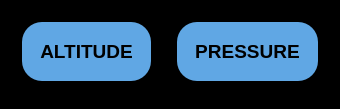
                     <widget class="QFrame" name="frame_49">
                      <property name="styleSheet">
                       <string notr="true">background-color:black
</string>
                      </property>
                      <property name="frameShape">
                       <enum>QFrame::StyledPanel</enum>
                      </property>
                      <property name="frameShadow">
                       <enum>QFrame::Raised</enum>
                      </property>
                      <layout class="QHBoxLayout" name="horizontalLayout_25">
                       <item>
                        <widget class="QFrame" name="frame_51">
                         <property name="frameShape">
                          <enum>QFrame::StyledPanel</enum>
                         </property>
                         <property name="frameShadow">
                          <enum>QFrame::Raised</enum>
                         </property>
                         <layout class="QVBoxLayout" name="verticalLayout_33" stretch="1,6">
                          <item>
                           <widget class="QFrame" name="altitude">
                            <property name="styleSheet">
                             <string notr="true">border-radius:20px;

background-color:rgb(96, 167, 228)
</string>
                            </property>
                            <property name="frameShape">
                             <enum>QFrame::StyledPanel</enum>
                            </property>
                            <property name="frameShadow">
                             <enum>QFrame::Raised</enum>
                            </property>
                            <layout class="QGridLayout" name="gridLayout_18">
                             <item row="0" column="0">
                              <widget class="QFrame" name="frame_133">
                               <property name="font">
                                <font>
                                 <pointsize>15</pointsize>
                                </font>
                               </property>
                               <property name="frameShape">
                                <enum>QFrame::StyledPanel</enum>
                               </property>
                               <property name="frameShadow">
                                <enum>QFrame::Raised</enum>
                               </property>
                               <layout class="QGridLayout" name="gridLayout_20">
                                <item row="0" column="0">
                                 <widget class="QLabel" name="label_25">
                                  <property name="font">
                                   <font>
                                    <pointsize>14</pointsize>
                                    <weight>75</weight>
                                    <bold>true</bold>
                                   </font>
                                  </property>
                                  <property name="text">
                                   <string>ALTITUDE</string>
                                  </property>
                                  <property name="alignment">
                                   <set>Qt::AlignCenter</set>
                                  </property>
                                 </widget>
                                </item>
                               </layout>
                              </widget>
                             </item>
                            </layout>
                           </widget>
                          </item>
                          <item>
                           <widget class="QFrame" name="frame_60">
                            <property name="styleSheet">
                             <string notr="true">background-color:white
</string>
                            </property>
                            <property name="frameShape">
                             <enum>QFrame::StyledPanel</enum>
                            </property>
                            <property name="frameShadow">
                             <enum>QFrame::Raised</enum>
                            </property>
                           </widget>
                          </item>
                         </layout>
                        </widget>
                       </item>
                       <item>
                        <widget class="QFrame" name="frame_52">
                         <property name="frameShape">
                          <enum>QFrame::StyledPanel</enum>
                         </property>
                         <property name="frameShadow">
                          <enum>QFrame::Raised</enum>
                         </property>
                         <layout class="QVBoxLayout" name="verticalLayout_32" stretch="1,6">
                          <item>
                           <widget class="QFrame" name="pressure">
                            <property name="styleSheet">
                             <string notr="true">background-color:rgb(96, 167, 228);
border-radius:20px;
</string>
                            </property>
                            <property name="frameShape">
                             <enum>QFrame::StyledPanel</enum>
                            </property>
                            <property name="frameShadow">
                             <enum>QFrame::Raised</enum>
                            </property>
                            <layout class="QGridLayout" name="gridLayout_19">
                             <item row="0" column="0">
                              <widget class="QFrame" name="frame_134">
                               <property name="frameShape">
                                <enum>QFrame::StyledPanel</enum>
                               </property>
                               <property name="frameShadow">
                                <enum>QFrame::Raised</enum>
                               </property>
                               <layout class="QGridLayout" name="gridLayout_21">
                                <item row="0" column="0">
                                 <widget class="QLabel" name="label_26">
                                  <property name="font">
                                   <font>
                                    <pointsize>14</pointsize>
                                    <weight>75</weight>
                                    <bold>true</bold>
                                   </font>
                                  </property>
                                  <property name="text">
                                   <string>PRESSURE</string>
                                  </property>
                                  <property name="alignment">
                                   <set>Qt::AlignCenter</set>
                                  </property>
                                 </widget>
                                </item>
                               </layout>
                              </widget>
                             </item>
                            </layout>
                           </widget>
                          </item>
                          <item>
                           <widget class="QFrame" name="frame_59">
                            <property name="styleSheet">
                             <string notr="true">background-color:white</string>
                            </property>
                            <property name="frameShape">
                             <enum>QFrame::StyledPanel</enum>
                            </property>
                            <property name="frameShadow">
                             <enum>QFrame::Raised</enum>
                            </property>
                           </widget>
                          </item>
                         </layout>
                        </widget>
                       </item>
                      </layout>
                     </widget>
